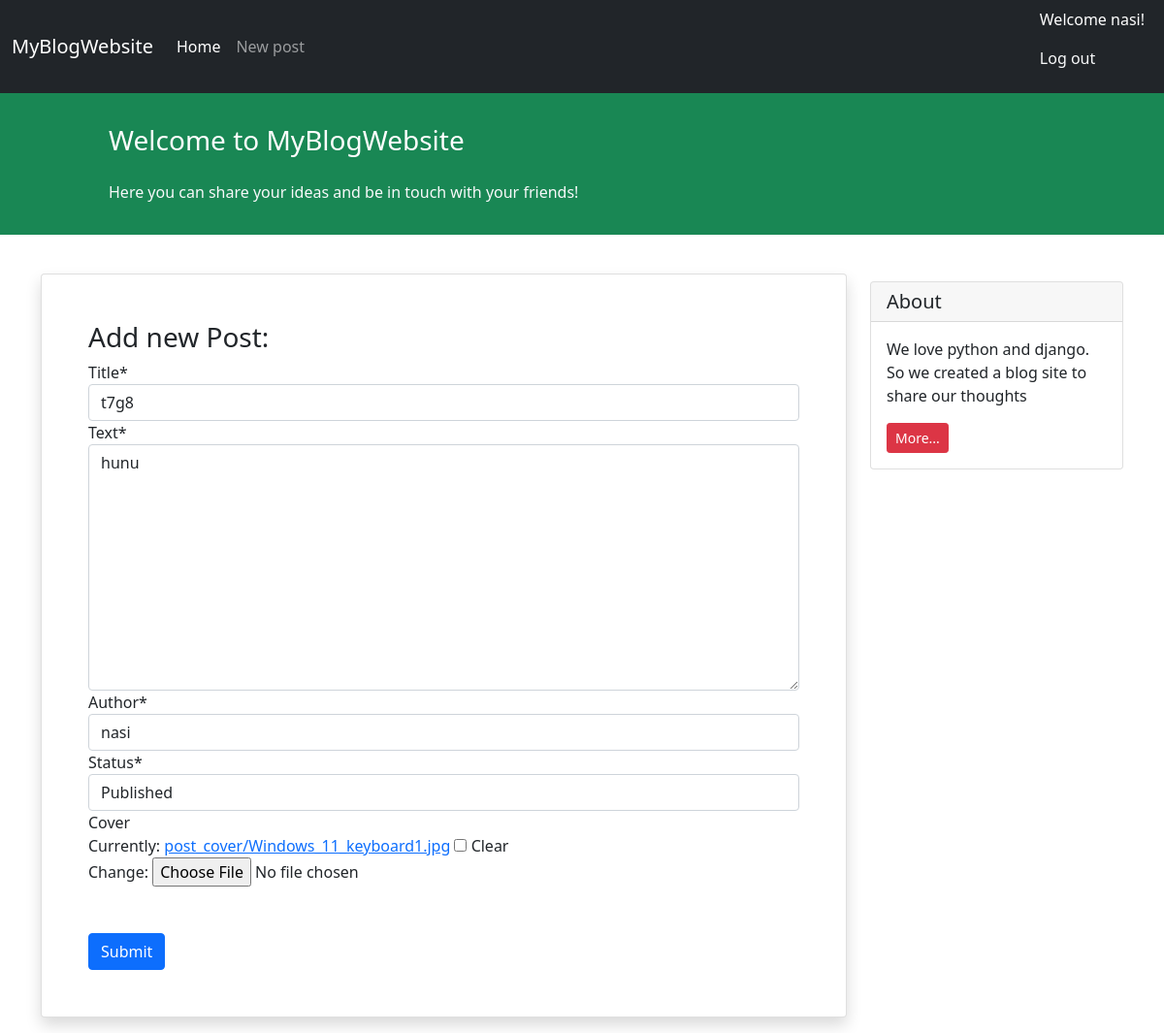
The page /update/t7g8/6/ (signed in) on the database its author committed.
### blog/models.py (models this page shows, shortened)
class Post(models.Model):
    STATUS_CHOICES = (
        ('published', 'Published'),
        ('draft', 'Draft'),
    )
    title = models.CharField(max_length=200)
    text = models.TextField()
    author = models.ForeignKey('auth.User', on_delete=models.CASCADE)
    datetime_created = models.DateTimeField(auto_now_add=True)
    datetime_modified = models.DateTimeField(auto_now=True)
    status = models.CharField(choices=STATUS_CHOICES, max_length=10)
    slug = models.SlugField(max_length=250, blank=False, editable=False)
    cover = models.ImageField(upload_to='post_cover/', blank=True)

### blog/views.py (the view)
# urls.py: path('update/<slug:slug>/<str:pk>/', views.PostUpdateView.as_view(), name='post_update'),
class PostUpdateView(LoginRequiredMixin, generic.UpdateView):
    form_class = PostForm
    model = Post
    template_name = 'blog/post_create.html'
    slug_field = 'slug'

### blog/forms.py
class PostForm(ModelForm):
    class Meta:
        model = Post
        fields = ['title', 'text', 'author', 'status', 'cover']

### blog/templates/blog/post_create.html (shortened to what this page needs)
{% extends '_base.html' %}
{% load crispy_forms_tags %}
{% block content %}
<div class="container mt-4">
    <div class="row">
        <div class="col-9">
            <div class="card shadow my-3 p-5">
                <h3>Add new Post:</h3>
                <form enctype="multipart/form-data" action="" method="POST">
                    <table>
                        {{form|crispy}}
                    </table>
                    <button type="submit" class="btn btn-primary mt-5">Submit</button>
                </form>
            </div>
        </div>
        <div class="col-3">
                <div class="card my-4">
                    <h5 class="card-header">About</h5>
                    <div class="card-body">
                        <p class="card-text">We love python and django. So we created a blog site to share our
                            thoughts</p>
                        <a href="#"
                           class="btn btn-sm btn-danger">
                            More...
                        </a>
                    </div>
                </div>
        </div>
    </div>
</div>
{% endblock content %}

### templates/_base.html (shortened to what this page needs)
<!doctype html>
<html lang="en">
<head>
    <link href="https://cdn.jsdelivr.net/npm/bootstrap@5.1.3/dist/css/bootstrap.min.css" rel="stylesheet"
>
</head>
<body>
<nav class="navbar navbar-expand-lg navbar-dark bg-dark">
    <div class="container-fluid">
        <a class="navbar-brand" >MyBlogWebsite</a>
        <div class="collapse navbar-collapse" id="navbarNavAltMarkup">
            <div class="navbar-nav">
                <a class="nav-link active" aria-current="page" href="{% url 'post_list' %}">Home</a>
                <a class="nav-link" href="{% url 'post_create' %}">New post</a>
            </div>
        </div>
        <div class="mx-2 text-white">
            {% if user.is_authenticated %}
               <p>Welcome {{user.username}}!</p>
                <p><a class="text-light text-decoration-none" href="{% url 'logout' %}">Log out</a></p>
            {% else %}
                <a class="text-light text-decoration-none" href="{% url 'login' %}">Log in</a> | <a class="text-light text-decoration-none" href="{% url 'signup' %}">Sign up</a>
            {% endif %}
        </div>
    </div>
</nav>
<div class="container-fluid bg-success">
    <div class="row py-3">
        <div class="col-md-8 col-md-10 mx-auto">
            <h3 class="my-4 mt-3 text-white">Welcome to MyBlogWebsite</h3>
            <p class="text-light"> Here you can share your ideas and be in touch with your friends!</p>
        </div>
    </div>
</div>
        {% block content %}
        {% endblock content %}
</body>
</html>

### rows shown on the page
Post: title "t7g8", text "hunu", author "nasi", status "Published"

### other values the page prints
{{ user.username }} "nasi"
